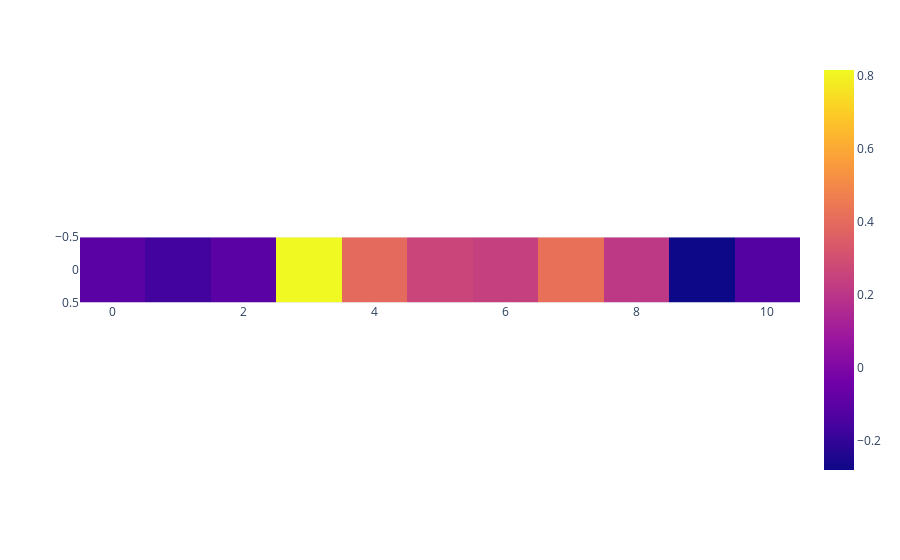

This figure's notebook cell:
### Markdown cell above
RIGHT

### Code cell
attrs = []
for i in range(5000):
    first = torch.randint(0,2,(1,4))
    second = torch.rand((1,11))
    x = torch.cat((first,second),dim=1)

    # create an IntegratedGradients object for your model
    ig = IntegratedGradients(net)

    # compute the feature attributions for the sample input
    attr = ig.attribute(x, target=0) # target specifies the output index to explain

    # print the feature attributions
    attrs.append(attr)
# make the mean of the attributions
attrs = torch.stack(attrs)
attrs = torch.mean(attrs,dim=0)
attrs = attrs.numpy()
# delete the first column
attrs = attrs[:,4:]
# plot 
fig = px.imshow(attrs)
fig.show()

### Figure 1 — Plotly figure (JSON) as saved in the notebook; plotly's stock layout.template omitted (floating-point values rounded to 4 significant figures)
{"data": [{"coloraxis": "coloraxis", "hovertemplate": "x: %{x}<br>y: %{y}<br>color: %{z}<extra></extra>", "name": "0", "type": "heatmap", "xaxis": "x", "yaxis": "y", "z": [[-0.101, -0.1631, -0.103, 0.817, 0.3971, 0.2623, 0.2425, 0.4199, 0.2142, -0.279, -0.1155]]}], "layout": {"coloraxis": {"colorscale": [[0, "#0d0887"], [0.1111, "#46039f"], [0.2222, "#7201a8"], [0.3333, "#9c179e"], [0.4444, "#bd3786"], [0.5556, "#d8576b"], [0.6667, "#ed7953"], [0.7778, "#fb9f3a"], [0.8889, "#fdca26"], [1, "#f0f921"]]}, "margin": {"t": 60}, "xaxis": {"anchor": "y", "constrain": "domain", "domain": [0, 1], "scaleanchor": "y"}, "yaxis": {"anchor": "x", "autorange": "reversed", "constrain": "domain", "domain": [0, 1]}}}
